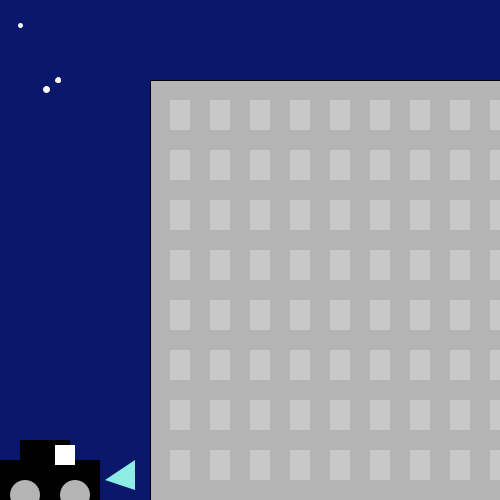
Frame 1 (no input)
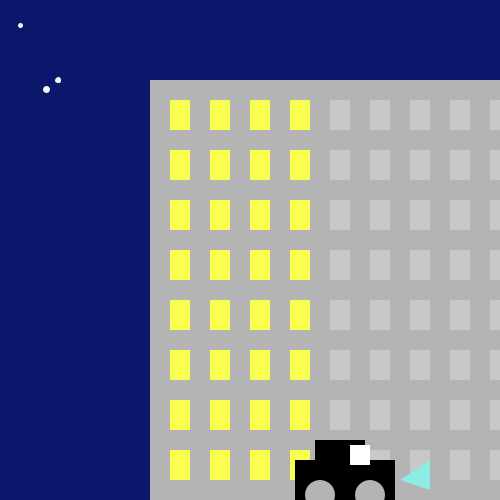
Frame 60 (the mouse pressed at the canvas centre just before this capture)
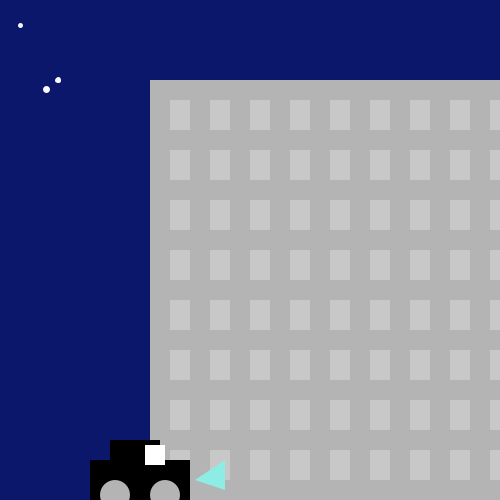
Frame 120 (the mouse held since frame 60 and released just before this capture)

The Processing sketch that drew these frames (run headless with seeded random() and noise(); from frame 60 on, the mouse is pressed at the canvas centre):

// Processing sketch: processing_38649
// ── processing_38649.pde

int carBody=0;
int carTop=0;
int car=carBody + carTop;

int blink1=2;
int blink2=3;
int blink3=4;

void setup() {
  size(500, 500);
}

//building
void draw() {
  background(10, 23, 106);
  fill(180);
  rect(150, 80, 400, 500);
  
  //stars
pushMatrix();
stroke(250);
  strokeWeight(3);
  strokeCap(ROUND);
  fill(255);
  ellipse(20, 25, blink1, blink1);
  ellipse(58, 80, blink2, blink2);
  ellipse(46, 89, blink3, blink3);
  
  //for (int blink1; blink1
  
popMatrix();
noStroke();
//windows
  for (int x=170; x<500; x+=40) {
    for (int y=100; y<500; y+=50) {

      // if car position is > window x
      if (car>x) {
        fill(249, 255, 80);
      }
      else {
        fill(200);
      }
      // set fill to light

      // otherwise
      // set fill to dark

      rect(x, y, 20, 30);
    }
  }
fill(0);
  rect(car, 460, 100, 180); //carBody
  rect(car+20, 440, 50, 80);   //carTop
  car=car+5;
  if (car>500) {
    car=0;
  }
  fill(255);
  rect(car+50, 445, 20, 20);
  fill(180);
  ellipse(car+20, 495, 30, 30);
  ellipse(car+70, 495, 30, 30);
  fill(141, 237, 228);
  triangle(car+100, 480, car+130, 460, car+130, 490);
}
